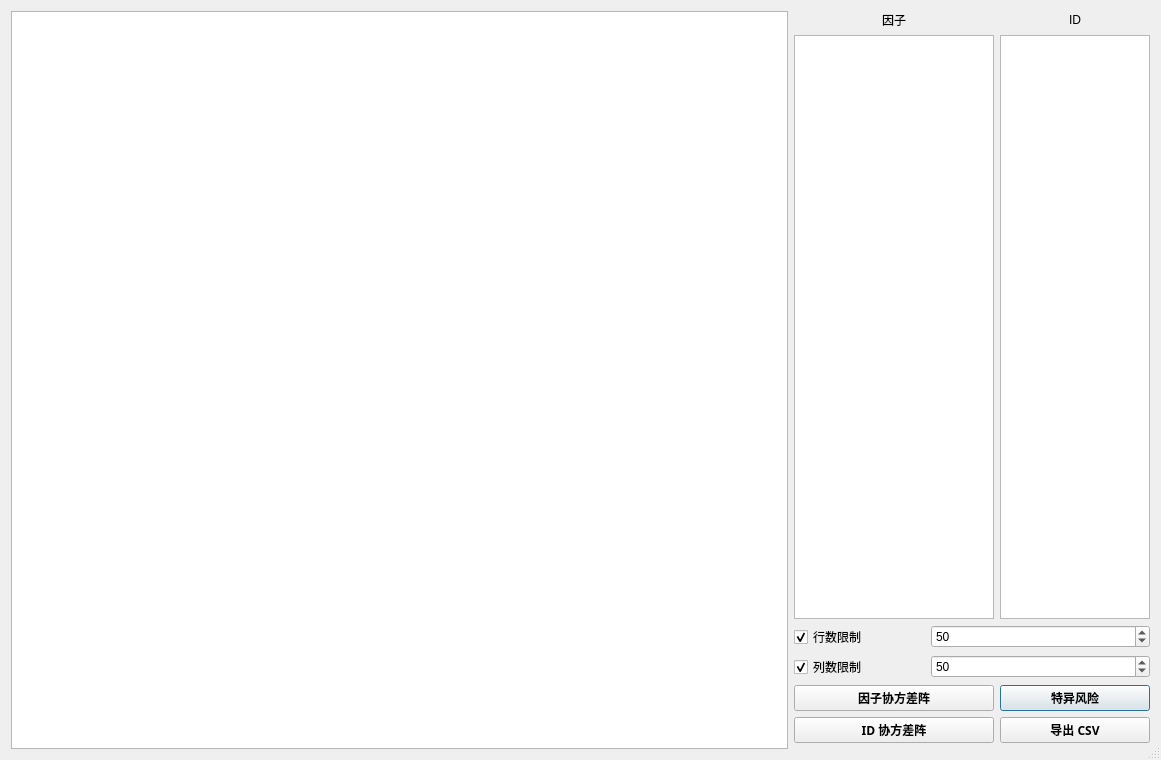
<?xml version="1.0" encoding="UTF-8"?>
<ui version="4.0">
 <class>Dialog</class>
 <widget class="QDialog" name="Dialog">
  <property name="geometry">
   <rect>
    <x>0</x>
    <y>0</y>
    <width>1161</width>
    <height>760</height>
   </rect>
  </property>
  <property name="windowTitle">
   <string>预览风险数据</string>
  </property>
  <property name="sizeGripEnabled">
   <bool>true</bool>
  </property>
  <layout class="QGridLayout" name="gridLayout">
   <item row="3" column="3" colspan="2">
    <widget class="QSpinBox" name="ColNumSpinBox">
     <property name="maximum">
      <number>9999</number>
     </property>
     <property name="value">
      <number>50</number>
     </property>
    </widget>
   </item>
   <item row="0" column="4">
    <widget class="QLabel" name="IDListLabel">
     <property name="text">
      <string>ID</string>
     </property>
     <property name="alignment">
      <set>Qt::AlignCenter</set>
     </property>
    </widget>
   </item>
   <item row="0" column="0" rowspan="7">
    <widget class="QTableWidget" name="PreviewTable">
     <property name="sizePolicy">
      <sizepolicy hsizetype="Expanding" vsizetype="Expanding">
       <horstretch>0</horstretch>
       <verstretch>0</verstretch>
      </sizepolicy>
     </property>
     <property name="minimumSize">
      <size>
       <width>400</width>
       <height>0</height>
      </size>
     </property>
     <property name="contextMenuPolicy">
      <enum>Qt::ActionsContextMenu</enum>
     </property>
     <property name="editTriggers">
      <set>QAbstractItemView::NoEditTriggers</set>
     </property>
     <property name="defaultDropAction">
      <enum>Qt::IgnoreAction</enum>
     </property>
     <property name="selectionBehavior">
      <enum>QAbstractItemView::SelectRows</enum>
     </property>
     <attribute name="verticalHeaderDefaultSectionSize">
      <number>30</number>
     </attribute>
    </widget>
   </item>
   <item row="4" column="4">
    <widget class="QPushButton" name="PreviewSpecificRiskButton">
     <property name="font">
      <font>
       <family>Aharoni</family>
       <pointsize>9</pointsize>
       <weight>75</weight>
       <bold>true</bold>
      </font>
     </property>
     <property name="text">
      <string>特异风险</string>
     </property>
    </widget>
   </item>
   <item row="1" column="1" colspan="3">
    <widget class="QListWidget" name="FactorList">
     <property name="maximumSize">
      <size>
       <width>200</width>
       <height>16777215</height>
      </size>
     </property>
    </widget>
   </item>
   <item row="5" column="1" colspan="3">
    <widget class="QPushButton" name="PreviewRiskButton">
     <property name="font">
      <font>
       <family>Aharoni</family>
       <pointsize>9</pointsize>
       <weight>75</weight>
       <bold>true</bold>
      </font>
     </property>
     <property name="text">
      <string>ID 协方差阵</string>
     </property>
    </widget>
   </item>
   <item row="1" column="4">
    <widget class="QListWidget" name="IDList">
     <property name="maximumSize">
      <size>
       <width>150</width>
       <height>16777215</height>
      </size>
     </property>
    </widget>
   </item>
   <item row="5" column="4">
    <widget class="QPushButton" name="Export2CSVButton">
     <property name="font">
      <font>
       <family>Aharoni</family>
       <pointsize>9</pointsize>
       <weight>75</weight>
       <bold>true</bold>
      </font>
     </property>
     <property name="text">
      <string>导出 CSV</string>
     </property>
    </widget>
   </item>
   <item row="4" column="1" colspan="3">
    <widget class="QPushButton" name="PreviewFactorRiskButton">
     <property name="font">
      <font>
       <family>Aharoni</family>
       <pointsize>9</pointsize>
       <weight>75</weight>
       <bold>true</bold>
      </font>
     </property>
     <property name="text">
      <string>因子协方差阵</string>
     </property>
    </widget>
   </item>
   <item row="2" column="3" colspan="2">
    <widget class="QSpinBox" name="RowNumSpinBox">
     <property name="maximum">
      <number>9999</number>
     </property>
     <property name="value">
      <number>50</number>
     </property>
    </widget>
   </item>
   <item row="3" column="1" colspan="2">
    <widget class="QCheckBox" name="ColNumLimitCheckBox">
     <property name="text">
      <string>列数限制</string>
     </property>
     <property name="checked">
      <bool>true</bool>
     </property>
    </widget>
   </item>
   <item row="0" column="1" colspan="3">
    <widget class="QLabel" name="FactorListLabel">
     <property name="text">
      <string>因子</string>
     </property>
     <property name="alignment">
      <set>Qt::AlignCenter</set>
     </property>
    </widget>
   </item>
   <item row="2" column="1" colspan="2">
    <widget class="QCheckBox" name="RowNumLimitCheckBox">
     <property name="text">
      <string>行数限制</string>
     </property>
     <property name="checked">
      <bool>true</bool>
     </property>
    </widget>
   </item>
  </layout>
 </widget>
 <resources/>
 <connections/>
</ui>
